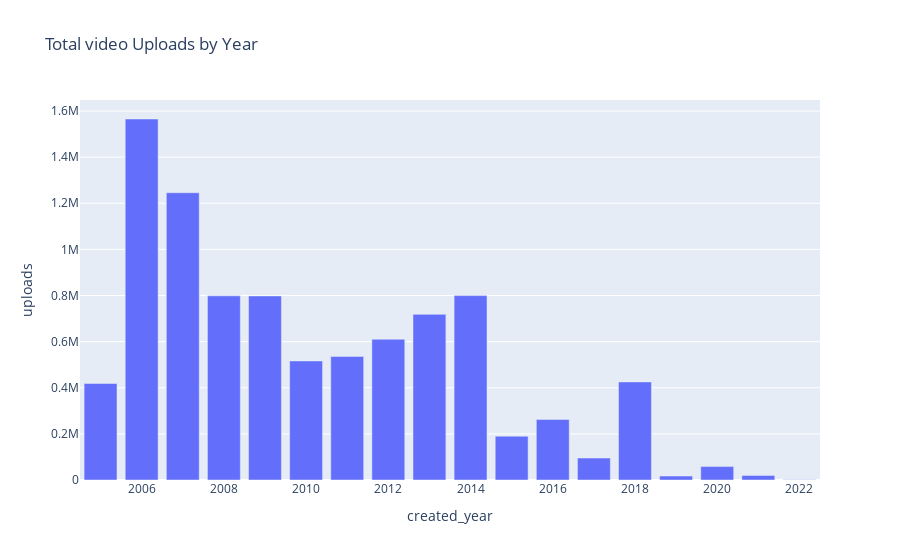

This figure's notebook cell:
### Code cell
sum_uploads_by_year = df2.groupby('created_year')['uploads'].sum().reset_index()

# Create the bar plot
# plt.figure(figsize=(10, 6))
fig3 = px.bar(sum_uploads_by_year, x='created_year', y='uploads',title='Total video Uploads by Year')
fig3.show()

### Figure 1 — Plotly figure (JSON) as saved in the notebook; plotly's stock layout.template omitted (floating-point values rounded to 4 significant figures)
{"data": [{"alignmentgroup": "True", "hovertemplate": "created_year=%{x}<br>uploads=%{y}<extra></extra>", "legendgroup": "", "marker": {"color": "#636efa", "pattern": {"shape": ""}}, "name": "", "offsetgroup": "", "orientation": "v", "showlegend": false, "textposition": "auto", "type": "bar", "x": [2005, 2006, 2007, 2008, 2009, 2010, 2011, 2012, 2013, 2014, 2015, 2016, 2017, 2018, 2019, 2020, 2021, 2022], "xaxis": "x", "y": [418501, 1565390, 1245708, 798536, 798177, 516360, 535328, 610165, 718363, 799507, 189865, 262623, 95188, 425288, 17020, 58147, 19950, 834], "yaxis": "y"}], "layout": {"barmode": "relative", "legend": {"tracegroupgap": 0}, "title": {"text": "Total video Uploads by Year"}, "xaxis": {"anchor": "y", "domain": [0, 1], "title": {"text": "created_year"}}, "yaxis": {"anchor": "x", "domain": [0, 1], "title": {"text": "uploads"}}}}
